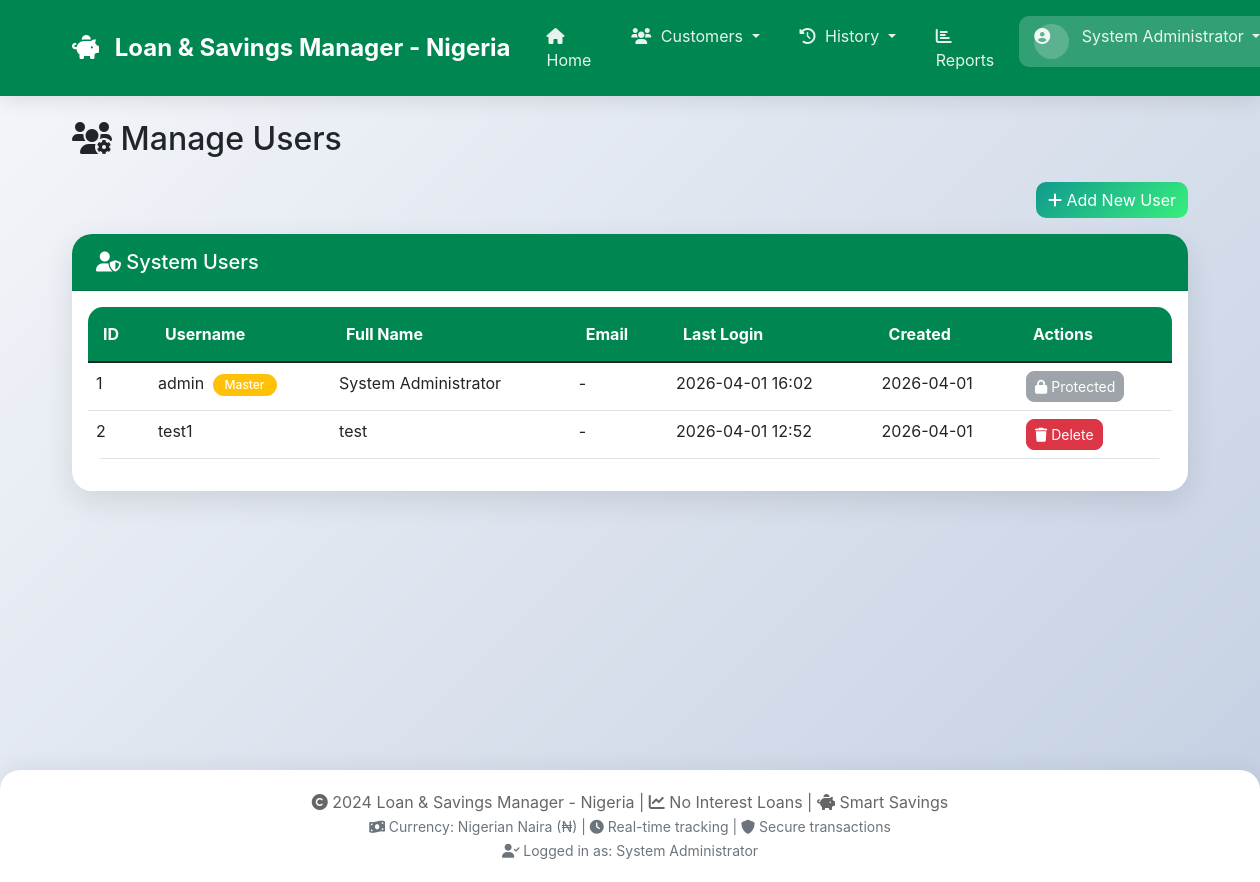
The app's page /admin/users (signed in) with its own data.
### app.py (models this page shows, shortened)
class Admin(db.Model):
    id = db.Column(db.Integer, primary_key=True)
    username = db.Column(db.String(80), unique=True, nullable=False)
    password_hash = db.Column(db.String(200), nullable=False)
    email = db.Column(db.String(120))
    full_name = db.Column(db.String(100))
    created_at = db.Column(db.DateTime, default=datetime.utcnow)
    last_login = db.Column(db.DateTime)
    is_active = db.Column(db.Boolean, default=True)

### app.py (the view)
@app.route('/admin/users')
@admin_required
def manage_users():
    admins = Admin.query.all()
    return render_template('manage_users.html', admins=admins)

### app.py (called while the page is built)
def admin_required(f):
    @wraps(f)
    def decorated_function(*args, **kwargs):
        if 'admin_id' not in session:
            flash('Please login to access this page', 'warning')
            return redirect(url_for('login'))
        admin = Admin.query.get(session['admin_id'])
        if admin.username != 'admin':  # Only master admin can access
            flash('Admin access required', 'danger')
            return redirect(url_for('index'))
        return f(*args, **kwargs)
    return decorated_function

### templates/manage_users.html
{% extends "base.html" %}
{% block content %}
<h2 class="mb-4"><i class="fas fa-users-cog"></i> Manage Users</h2>
<div class="row mb-3">
    <div class="col-md-12 text-end">
        <a href="{{ url_for('add_user') }}" class="btn btn-success">
            <i class="fas fa-plus"></i> Add New User
        </a>
    </div>
</div>
<div class="card">
    <div class="card-header">
        <h5><i class="fas fa-user-shield"></i> System Users</h5>
    </div>
    <div class="card-body">
        <div class="table-responsive">
            <table class="table table-hover">
                <thead>
                    <tr>
                        <th>ID</th>
                        <th>Username</th>
                        <th>Full Name</th>
                        <th>Email</th>
                        <th>Last Login</th>
                        <th>Created</th>
                        <th>Actions</th>
                    </tr>
                </thead>
                <tbody>
                    {% for user in admins %}
                    <tr>
                        <td>{{ user.id }}</td>
                        <td>
                            {{ user.username }}
                            {% if user.username == 'admin' %}
                                <span class="badge bg-warning ms-1">Master</span>
                            {% endif %}
                        </td>
                        <td>{{ user.full_name or '-' }}</td>
                        <td>{{ user.email or '-' }}</td>
                        <td>{{ user.last_login.strftime('%Y-%m-%d %H:%M') if user.last_login else 'Never' }}</td>
                        <td>{{ user.created_at.strftime('%Y-%m-%d') }}</td>
                        <td>
                            {% if user.username != 'admin' %}
                                <a href="{{ url_for('delete_user', user_id=user.id) }}"
                                   class="btn btn-sm btn-danger"
                                   onclick="return confirm('Are you sure you want to delete this user?')">
                                    <i class="fas fa-trash"></i> Delete
                                </a>
                            {% else %}
                                <button class="btn btn-sm btn-secondary" disabled>
                                    <i class="fas fa-lock"></i> Protected
                                </button>
                            {% endif %}
                        </td>
                    </tr>
                    {% else %}
                    <tr>
                        <td colspan="7" class="text-center">No users found</td>
                    </tr>
                    {% endfor %}
                </tbody>
            </table>
        </div>
    </div>
</div>
{% endblock %}

### templates/base.html (shortened to what this page needs)
<!DOCTYPE html>
<html lang="en">
<head>
    <link href="https://cdn.jsdelivr.net/npm/bootstrap@5.1.3/dist/css/bootstrap.min.css" rel="stylesheet">
    <link rel="stylesheet" href="https://cdnjs.cloudflare.com/ajax/libs/font-awesome/6.0.0/css/all.min.css">
</head>
<body>
    <nav class="navbar navbar-expand-lg navbar-dark">
        <div class="container">
            <a class="navbar-brand" href="{{ url_for('index') }}">
                <i class="fas fa-piggy-bank"></i>
                <span>Loan & Savings Manager - Nigeria</span>
            </a>
            <div class="collapse navbar-collapse" id="navbarNav">
                <ul class="navbar-nav ms-auto">
                    <li class="nav-item">
                        <a class="nav-link" href="{{ url_for('index') }}">
                            <i class="fas fa-home"></i> Home
                        </a>
                    </li>
                    <li class="nav-item dropdown">
                        <a class="nav-link dropdown-toggle" href="#" id="customersDropdown" role="button" data-bs-toggle="dropdown">
                            <i class="fas fa-users"></i> Customers
                        </a>
                    </li>
                    <li class="nav-item dropdown">
                        <a class="nav-link dropdown-toggle" href="#" id="historyDropdown" role="button" data-bs-toggle="dropdown">
                            <i class="fas fa-history"></i> History
                        </a>
                    </li>
                    <li class="nav-item">
                        <a class="nav-link" href="{{ url_for('reports') }}">
                            <i class="fas fa-chart-bar"></i> Reports
                        </a>
                    </li>
                    <li class="nav-item dropdown">
                        <a class="nav-link dropdown-toggle" href="#" id="userDropdown" role="button" data-bs-toggle="dropdown">
                            <div class="user-avatar d-inline-block">
                                <i class="fas fa-user-circle"></i>
                            </div>
                            {{ session.get('admin_name', session.get('admin_username', 'Admin')) }}
                        </a>
                    </li>
                </ul>
            </div>
        </div>
    </nav>
    <div class="container mt-4 main-content">
        {% block content %}{% endblock %}
    </div>
    <footer>
        <div class="container">
            <p class="mb-0">
                <i class="fas fa-copyright"></i> 2024 Loan & Savings Manager - Nigeria |
                <i class="fas fa-chart-line"></i> No Interest Loans |
                <i class="fas fa-piggy-bank"></i> Smart Savings
            </p>
            <small class="text-muted">
                <i class="fas fa-money-bill-wave"></i> Currency: Nigerian Naira (₦) |
                <i class="fas fa-clock"></i> Real-time tracking |
                <i class="fas fa-shield-alt"></i> Secure transactions
                {% if session.get('admin_username') %}
                <br>
                <i class="fas fa-user-check"></i> Logged in as: {{ session.get('admin_name', session.get('admin_username')) }}
                {% endif %}
            </small>
        </div>
    </footer>
</body>
</html>

### templates/base.html (style rules this page uses)
:root { --primary-gradient: linear-gradient(135deg, #008751 0%, #008751 100%); --secondary-gradient: linear-gradient(135deg, #f093fb 0%, #f5576c 100%); --success-gradient: linear-gradient(135deg, #11998e 0%, #38ef7d 100%); --info-gradient: linear-gradient(135deg, #4facfe 0%, #00f2fe 100%); --warning-gradient: linear-gradient(135deg, #f6d365 0%, #fda085 100%); }
* { margin: 0; padding: 0; box-sizing: border-box; }
body { background: linear-gradient(135deg, #f5f7fa 0%, #c3cfe2 100%); min-height: 100vh; font-family: -apple-system, BlinkMacSystemFont, "Segoe UI", Roboto, "Helvetica Neue", Arial, sans-serif; }
.navbar { background: var(--primary-gradient); box-shadow: 0 4px 20px rgba(0,0,0,0.1); padding: 1rem 0; position: sticky; top: 0; z-index: 1000; }
.navbar-brand { color: white !important; font-weight: bold; font-size: 1.5rem; transition: transform 0.3s; }
.navbar-brand i { margin-right: 10px; }
.nav-link { color: rgba(255,255,255,0.9) !important; transition: all 0.3s; margin: 0 5px; padding: 8px 15px !important; border-radius: 10px; }
.nav-link i { margin-right: 5px; }
.nav-link.active { background: rgba(255,255,255,0.2); }
.card { border: none; border-radius: 20px; box-shadow: 0 10px 30px rgba(0,0,0,0.1); transition: transform 0.3s, box-shadow 0.3s; background: white; margin-bottom: 20px; }
.card-header { background: linear-gradient(135deg, #008751 0%, #008751 100%); color: white; border-radius: 20px 20px 0 0 !important; padding: 1rem 1.5rem; font-weight: bold; }
.card-header h4, .card-header h5 { margin: 0; color: white; }
.btn-success { background: var(--success-gradient); border: none; border-radius: 10px; transition: all 0.3s; }
.table { background: white; border-radius: 15px; overflow: hidden; }
.table thead { background: var(--primary-gradient); color: white; }
.table thead th { border: none; padding: 15px; }
.badge { padding: 5px 12px; border-radius: 20px; font-weight: 500; }
footer { background: white; margin-top: 50px; padding: 20px 0; text-align: center; color: #666; border-radius: 20px 20px 0 0; box-shadow: 0 -5px 20px rgba(0,0,0,0.05); }
.main-content { animation: fadeIn 0.5s ease-out; min-height: calc(100vh - 200px); }
.user-avatar { width: 35px; height: 35px; background: rgba(255,255,255,0.2); border-radius: 50%; display: inline-flex; align-items: center; justify-content: center; margin-right: 8px; }
.btn-group-sm > .btn, .btn-sm { border-radius: 8px; }

### records on screen
Admin: get "System Administrator", id "1", username "admin", shows "Master", full_name "System Administrator", email "-", last_login "2026-04-01 16:02", created_at "2026-04-01", shows "Protected"
Admin: id "2", username "test1", full_name "test", email "-", last_login "2026-04-01 12:52", created_at "2026-04-01"
